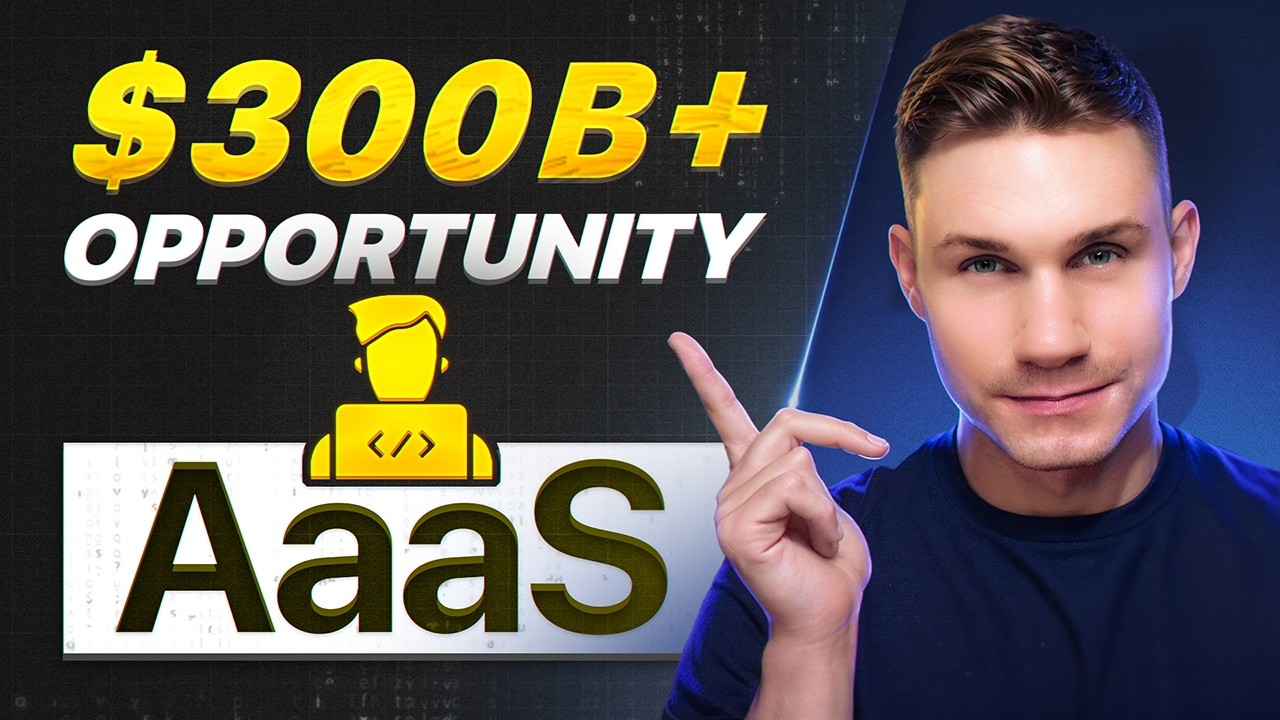
#> input picture thumbnail_generator_agent/reference_thumbnails/300B.jpg, 1280 x 720 px
$ python -i image_utils.py   (imports and definitions only)
#> lines starting #> are read from the running program, lines starting #| are printed output that depends on the picture
import os
import io
import base64
from pathlib import Path
import asyncio
from PIL import Image

# Model name for Gemini Image Generation
MODEL_NAME = "gemini-3-pro-image-preview"

# Base directory for generated thumbnails (in project root)
BASE_DIR = Path(__file__).parent.parent.parent / "mnt" / "generated_thumbnails"
# [1 line not run here, left out]

# Reference thumbnails directory (in agent folder)
REFERENCE_DIR = Path(__file__).parent.parent / "reference_thumbnails"
BACKGROUND_DIR = Path(__file__).parent.parent / "thumbnail backgrounds"
EMOTION_DIR = Path(__file__).parent.parent / "Emotion References"
TEXT_STYLE_DIR = Path(__file__).parent.parent / "Text style references"

OUTPUT_FORMAT = "png"


# [66 lines left out: functions get_images_dir, create_filename, extract_image_from_response, process_variant_result, not called in this run]


# [22 lines not run here, left out]


# [170 lines left out: functions create_result_summary, load_image_by_name, load_reference_image_by_name, load_all_reference_images, load_text_style_reference, infer_tone_from_background, not called in this run]


def compress_image_for_base64(image, max_size=(800, 800), quality=65):
    """Compress image for base64 output while keeping original uncompressed and aspect ratio"""
    # Create a copy to avoid modifying the original
    compressed_image = image.copy()

    # Calculate new size while maintaining aspect ratio
    original_width, original_height = compressed_image.size
    max_width, max_height = max_size

    # Calculate scaling factor to fit within max_size while maintaining aspect ratio
    width_ratio = max_width / original_width
    height_ratio = max_height / original_height
    scale_factor = min(width_ratio, height_ratio, 1.0)  # Don't upscale

    # Only resize if the image is larger than max_size
    if scale_factor < 1.0:
        new_width = int(original_width * scale_factor)
        new_height = int(original_height * scale_factor)
        compressed_image = compressed_image.resize((new_width, new_height), Image.Resampling.LANCZOS)

    # Convert to RGB if necessary (for JPEG compression)
    if compressed_image.mode in ('RGBA', 'LA', 'P'):
        # Create a white background
        background = Image.new('RGB', compressed_image.size, (255, 255, 255))
        if compressed_image.mode == 'P':
            compressed_image = compressed_image.convert('RGBA')
        background.paste(compressed_image, mask=compressed_image.split()[-1] if compressed_image.mode == 'RGBA' else None)
        compressed_image = background

    # Save as JPEG with compression
    buffer = io.BytesIO()
    compressed_image.save(buffer, format='JPEG', quality=quality, optimize=True)
    buffer.seek(0)
    compressed_base64 = base64.b64encode(buffer.getvalue()).decode()
    return compressed_base64

>>> import cv2
>>> picture = cv2.imread('../reference_thumbnails/300B.jpg', cv2.IMREAD_GRAYSCALE)
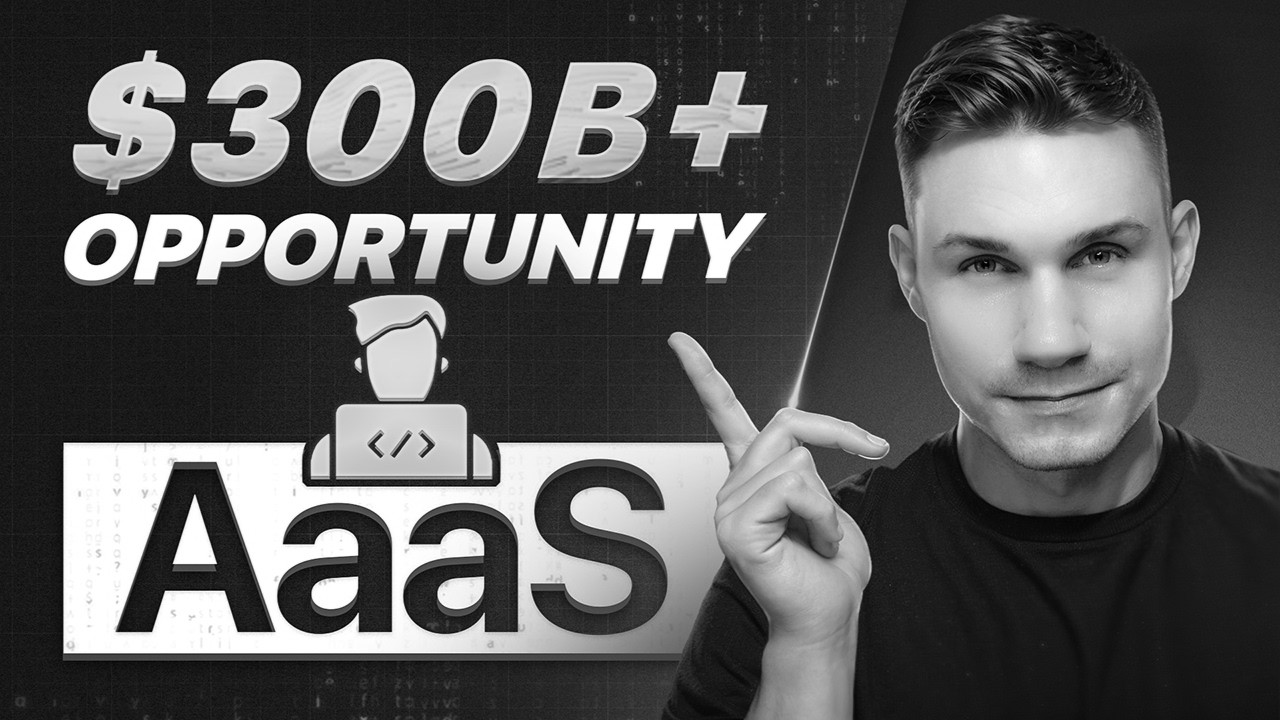
#> picture: shape (720, 1280); min 0, max 255, mean 87.1
>>> result = compress_image_for_base64(picture)
#> (the run stopped early here; a loop or call above may not have finished)

$ run again, on thumbnail_generator_agent/reference_thumbnails/deploy_agents_in_minutes.jpg
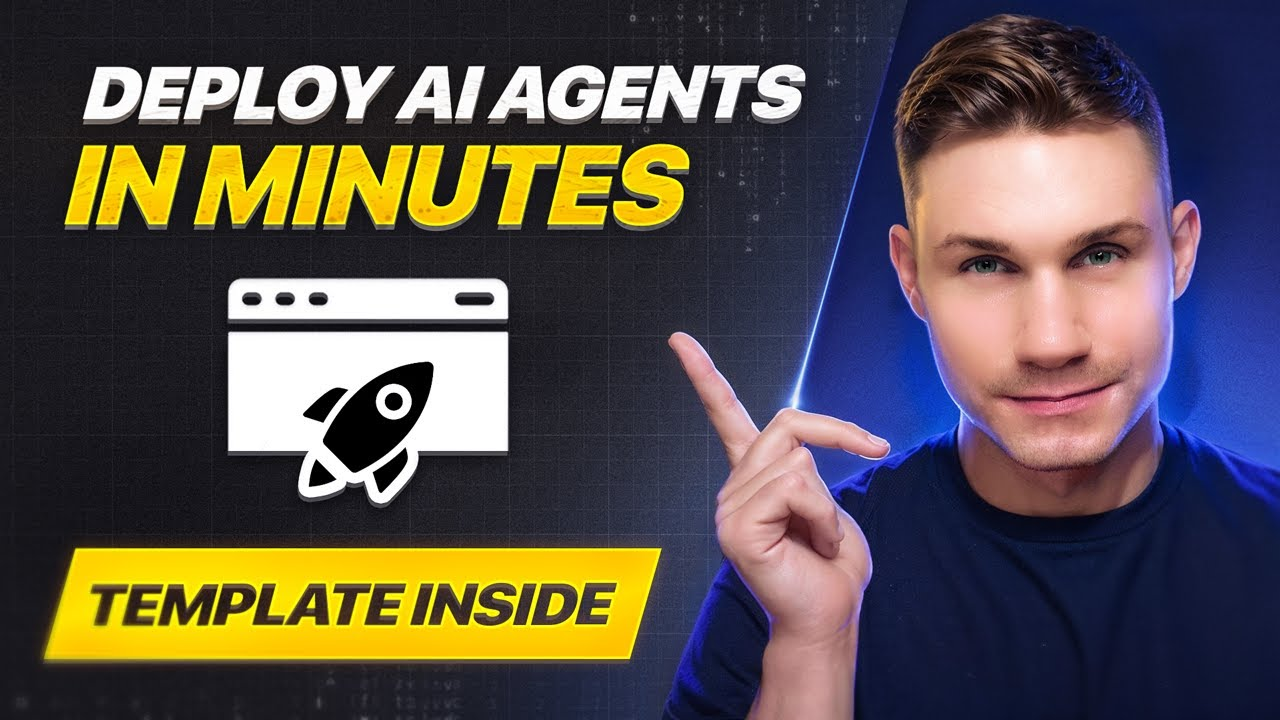
#> input picture thumbnail_generator_agent/reference_thumbnails/deploy_agents_in_minutes.jpg, 1280 x 720 px
#> `picture = cv2.imread('../reference_thumbnails/300B.jpg', cv2.IMREAD_GR..`:
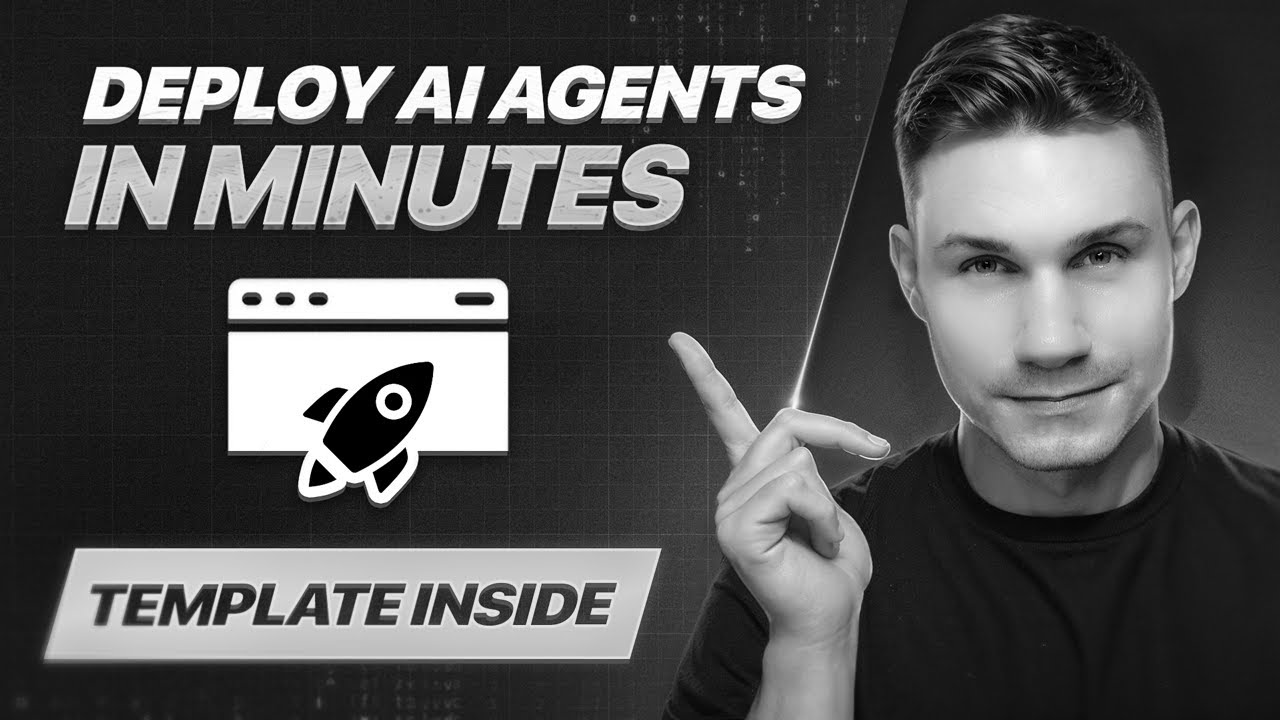
#> picture: shape (720, 1280); min 0, max 255, mean 81.7
